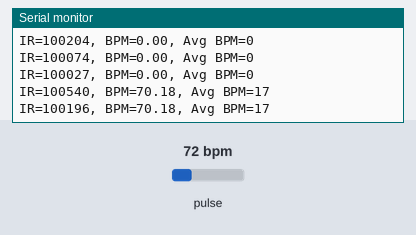
The sketch below on a simulated ESP32. Shown: the last lines printed to the serial monitor. The inputs (shaded band) are chosen by the test bench; at power-on: pulse 72 bpm.

Above: at 1.2 s.
1.3 s: pulse set to 42 bpm
At 1.44 s:
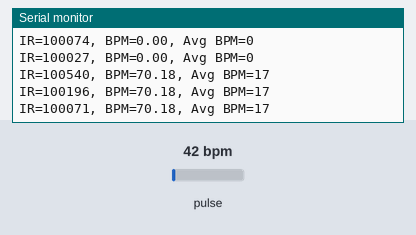
2.8 s: pulse set to 70 bpm
At 2.91 s:
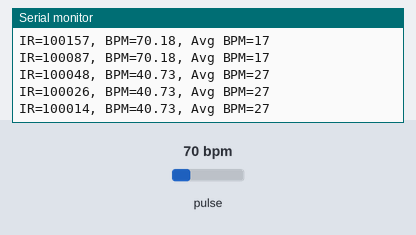
Timing chart, 0 to 5.8 s (numbered marks = the images above; inputs shaded):
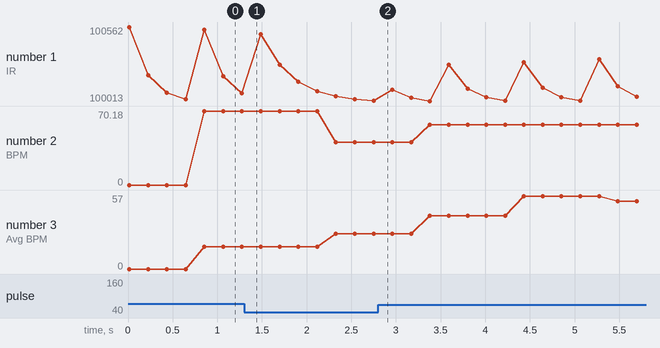

Measured:
- plotted number 1: 100071 → 100014 after the input at 1.3 s, 100014 → 100024 after the input at 2.8 s
- plotted number 2: 70.18 → 40.73 after the input at 1.3 s, 40.73 → 57.03 after the input at 2.8 s
- plotted number 3: 17 → 27 after the input at 1.3 s, 27 → 57 after the input at 2.8 s

The sketch:

Health_Pulse_Monitor.ino
```cpp
/*
  Health Pulse Monitor - Technosankalp Solutions
  Uses MAX30102 Heart Rate & SpO2 sensor on ESP32 to monitor biometric metrics.
*/

#include <Wire.h>
#include "MAX30105.h"
#include "heartRate.h"

MAX30105 particleSensor;
const byte RATE_SIZE = 4;
byte rates[RATE_SIZE];
byte rateSpot = 0;
long lastBeat = 0;
float beatsPerMinute;
int beatAvg;

void setup() {
  Serial.begin(115200);
  Serial.println("[SYSTEM] Health Pulse & SpO2 Monitor initializing...");

  if (!particleSensor.begin(Wire, I2C_SPEED_FAST)) {
    Serial.println("[ERROR] MAX30102 sensor was not found. Please check wiring.");
  } else {
    particleSensor.setup();
    particleSensor.setPulseAmplitudeRed(0x0A);
    particleSensor.setPulseAmplitudeGreen(0x00);
    Serial.println("[SYSTEM] Place your finger on the optical sensor.");
  }
}

void loop() {
  long irValue = particleSensor.getIR();

  if (checkForBeat(irValue) == true) {
    long delta = millis() - lastBeat;
    lastBeat = millis();

    beatsPerMinute = 60 / (delta / 1000.0);
    if (beatsPerMinute < 255 && beatsPerMinute > 20) {
      rates[rateSpot++] = (byte)beatsPerMinute;
      rateSpot %= RATE_SIZE;
      beatAvg = 0;
      for (byte x = 0 ; x < RATE_SIZE ; x++) beatAvg += rates[x];
      beatAvg /= RATE_SIZE;
    }
  }

  Serial.print("IR=");
  Serial.print(irValue);
  Serial.print(", BPM=");
  Serial.print(beatsPerMinute);
  Serial.print(", Avg BPM=");
  Serial.println(beatAvg);

  delay(200);
}
```
